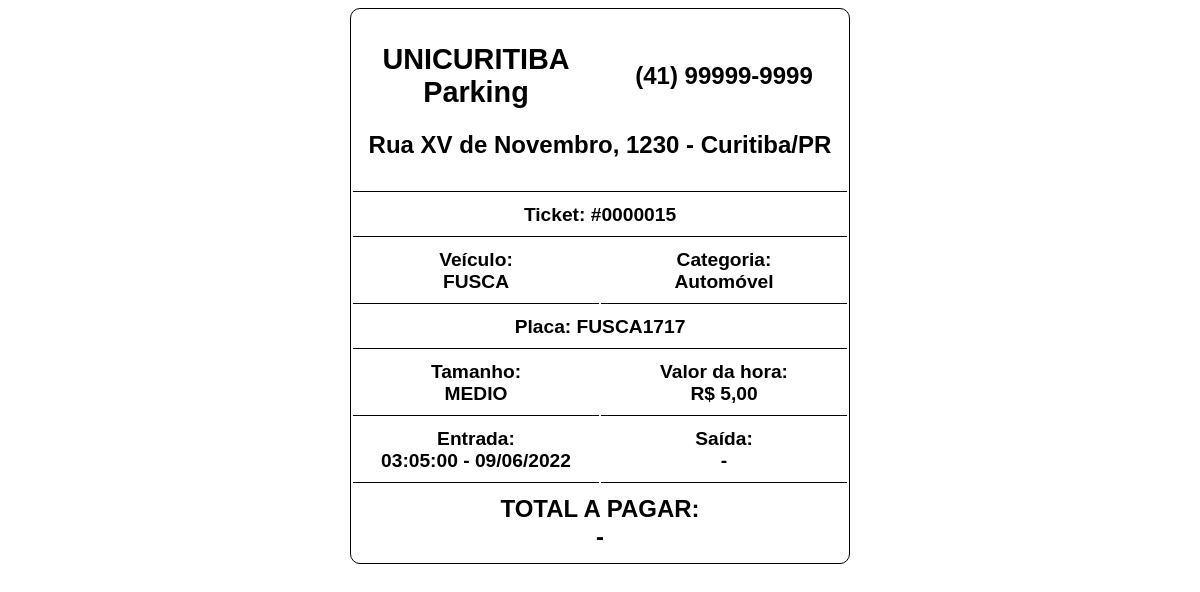
Page /imprimir.php?placa=FUSCA1717 (signed in) on the committed database.
### tables this page shows
CREATE TABLE `configuracoes` (
  `id` int(11) NOT NULL AUTO_INCREMENT,
  `total_vagas` int(10) DEFAULT NULL,
  `total_vagas_ocupadas` int(10) DEFAULT NULL,
  `valor_pequeno` decimal(10,2) DEFAULT NULL,
  `valor_medio` decimal(10,2) DEFAULT NULL,
  `valor_grande` decimal(10,2) DEFAULT NULL,
  `nome_estacionamento` varchar(45) DEFAULT NULL,
  `endereco` varchar(50) DEFAULT NULL,
  `mensagem` varchar(110) DEFAULT NULL,
  `telefone` varchar(15) DEFAULT NULL,
  PRIMARY KEY (`id`)
);

CREATE TABLE `veiculos` (
  `id_veiculo` int(7) NOT NULL AUTO_INCREMENT,
  `placa` varchar(10) DEFAULT NULL,
  `nome_veiculo` varchar(30) DEFAULT NULL,
  `tamanho` varchar(10) DEFAULT NULL,
  `nome_categoria` varchar(50) DEFAULT NULL,
  `estacionado` varchar(5) DEFAULT NULL,
  `data_entrada` timestamp NOT NULL DEFAULT current_timestamp(),
  `data_saida` datetime DEFAULT NULL,
  PRIMARY KEY (`id_veiculo`)
);

### imprimir.php (the view, shortened to what this page needs)
<head>
    <?php include('db/config.php');
    ?>
</head>
<?php
$placa = @$_GET['placa'];
$saida = @$_GET['saida'];
$id_veiculo = @$_GET['veiculo'];
if (!empty($placa)) $result_vagas = "SELECT * FROM veiculos WHERE placa='$placa'";
else if (!empty($id_veiculo)) $result_vagas = "SELECT * FROM veiculos WHERE id_veiculo='$id_veiculo'";
$result_verifica_vagas = mysqli_query($con, $result_vagas);
while ($result_vagas = mysqli_fetch_assoc($result_verifica_vagas)) {
    $ticket = "Ticket: #" . fzerosnafrente($result_vagas['id_veiculo'], 7) . "<br>";
    $veiculo = "Veículo:<br>" . strtoupper($result_vagas['nome_veiculo']) . "<br>";
    $placa = "Placa: " . strtoupper($result_vagas['placa']) . "<br>";
    $tamanho = $result_vagas['tamanho'];
    $tamanho_formatado = "Tamanho:<br>" . strtoupper($result_vagas['tamanho']);
    $categoria = "Categoria:<br>" . $result_vagas['nome_categoria'] . "<br>";
    $data_entrada = new DateTime($result_vagas['data_entrada']);
    $data_entrada_formatado = "Entrada:<br>" . $data_entrada->format('H:i:s - d/m/Y') . "<br>";
    $data_saida = new DateTime($result_vagas['data_saida']);
    $data_saida_formatado = "Saída:<br>" . $data_saida->format('H:i:s - d/m/Y') . "<br>";
}
$query = "SELECT * FROM configuracoes WHERE id='1'";
$execute = mysqli_query($con, $query);
while ($query = mysqli_fetch_assoc($execute)) {
    $nome_estacionamento = $query['nome_estacionamento'];
    $telefone = $query['telefone'] . "<br>";
    $endereco =  $query['endereco'] . "<br>";
    $valor_pequeno = $query['valor_pequeno'] . "<br>";
    $valor_medio = $query['valor_medio'] . "<br>";
    $valor_grande = $query['valor_grande'] . "<br>";
}
if ($tamanho == "pequeno") $valor_hora = "Valor da hora:<br>R$ " . str_replace(".", ",", $valor_pequeno);
elseif ($tamanho == "medio") $valor_hora = "Valor da hora:<br>R$ " . str_replace(".", ",", $valor_medio);
elseif ($tamanho == "grande") $valor_hora = "Valor da hora:<br>R$ " . str_replace(".", ",", $valor_grande);
if (!empty($id_veiculo) && $saida == "sim") {
    echo "
    <table class='impressao' align='center' width='500px'>
        <tr>
            <td colspan='6' align='center'></td>
        </tr>
        <tr>
            <td class='font-destaque-logo' colspan='3' align='center'>" . $nome_estacionamento . "</td>
            <td class='font-destaque' colspan='3' align='center'>" . $telefone . "</td>
        </tr>
        <tr  class='font-destaque'>
            <td colspan='6' align='center'>" . $endereco . "</td>
        </tr>
        <tr>
            <td class='borda' colspan='6' align='center'></td>
        </tr>
        <tr>
            <td class='borda' colspan='6' align='center'>" . $ticket . "</td>
        </tr>
        <tr>
            <td class='borda' colspan='3' align='center'>" . $veiculo . "</td>
            <td class='borda' colspan='3' align='center'>" . $categoria . "</td>
        </tr>
        <tr>
            <td class='borda' colspan='6' align='center'>" . $placa . "</td>
        </tr>
        <tr>
            <td class='borda' colspan='3' align='center'>" . $tamanho_formatado . "</td>
            <td class='borda' colspan='3' align='center'>" . $valor_hora . "</td>
        </tr>
        <tr>
            <td class='borda' colspan='3' align='center'>" . $data_entrada_formatado . "</td>
            <td class='borda' colspan='3' align='center'>" . $data_saida_formatado . "</td>
        </tr>
        <tr>
            <td class='font-destaque' colspan='6' align='center'>" . $total_a_pagar . "</td>
        </tr>
        </table>
        <style>
        .impressao{
            font-family:arial;
            font-weight:bold;
            font-size:1.2rem;
            border:1px solid;
            border-radius:10px;
        }
        .impressao tr td {
            padding: 10px 5px;
            width:50%;
        }
        .borda {
            border-bottom:1px solid;
        }
        .font-destaque{
            font-size:1.5rem;
        }
        .font-destaque-logo{
            font-size:1.8rem;
        }
        </style>
    ";
} else if (!empty($placa)) {
    echo "
    <table class='impressao' align='center' width='500px'>
        <tr>
            <td colspan='6' align='center'></td>
        </tr>
        <tr>
            <td class='font-destaque-logo' colspan='3' align='center'>" . $nome_estacionamento . "</td>
            <td class='font-destaque' colspan='3' align='center'>" . $telefone . "</td>
        </tr>
        <tr  class='font-destaque'>
            <td colspan='6' align='center'>" . $endereco . "</td>
        </tr>
        <tr>
            <td class='borda' colspan='6' align='center'></td>
        </tr>
        <tr>
            <td class='borda' colspan='6' align='center'>" . $ticket . "</td>
        </tr>
        <tr>
            <td class='borda' colspan='3' align='center'>" . $veiculo . "</td>
            <td class='borda' colspan='3' align='center'>" . $categoria . "</td>
        </tr>
        <tr>
            <td class='borda' colspan='6' align='center'>" . $placa . "</td>
        </tr>
        <tr>
            <td class='borda' colspan='3' align='center'>" . $tamanho_formatado . "</td>
            <td class='borda' colspan='3' align='center'>" . $valor_hora . "</td>
        </tr>
        <tr>
            <td class='borda' colspan='3' align='center'>" . $data_entrada_formatado . "</td>
            <td class='borda' colspan='3' align='center'>Saída: <br>-</td>
        </tr>
        <tr>
            <td class='font-destaque' colspan='6' align='center'>TOTAL A PAGAR: <br>-</td>
        </tr>
        </table>
        <style>
        .impressao{
            font-family:arial;
            font-weight:bold;
            font-size:1.2rem;
            border:1px solid;
            border-radius:10px;
        }
        .impressao tr td {
            padding: 10px 5px;
            width:50%;
        }
        .borda {
            border-bottom:1px solid;
        }
        .font-destaque{
            font-size:1.5rem;
        }
        .font-destaque-logo{
            font-size:1.8rem;
        }
        </style>
    ";
}
function fzerosnafrente($numero, $tamanho)
{
    $TamanhoNumero = strlen($numero);
    if ($TamanhoNumero < $tamanho) {
        while ($TamanhoNumero < $tamanho) {
            $numero = "0" . $numero;
            $TamanhoNumero = strlen($numero);
        }
    }
    return $numero;
}
?>

### imprimir.php (style rules this page uses)
.impressao { font-family:arial; font-weight:bold; font-size:1.2rem; border:1px solid; border-radius:10px; }
.impressao tr td { padding: 10px 5px; width:50%; }
.borda { border-bottom:1px solid; }
.font-destaque { font-size:1.5rem; }
.font-destaque-logo { font-size:1.8rem; }

### rows in the picture
configuracoes: nome_estacionamento "UNICURITIBA Parking", telefone "(41) 99999-9999", endereco "Rua XV de Novembro, 1230 - Curitiba/PR", valor_medio "5,00"
veiculos: id_veiculo "0000015", nome_veiculo "FUSCA", nome_categoria "Automóvel", placa "FUSCA1717", tamanho "MEDIO", data_entrada "03:05:00 - 09/06/2022"
